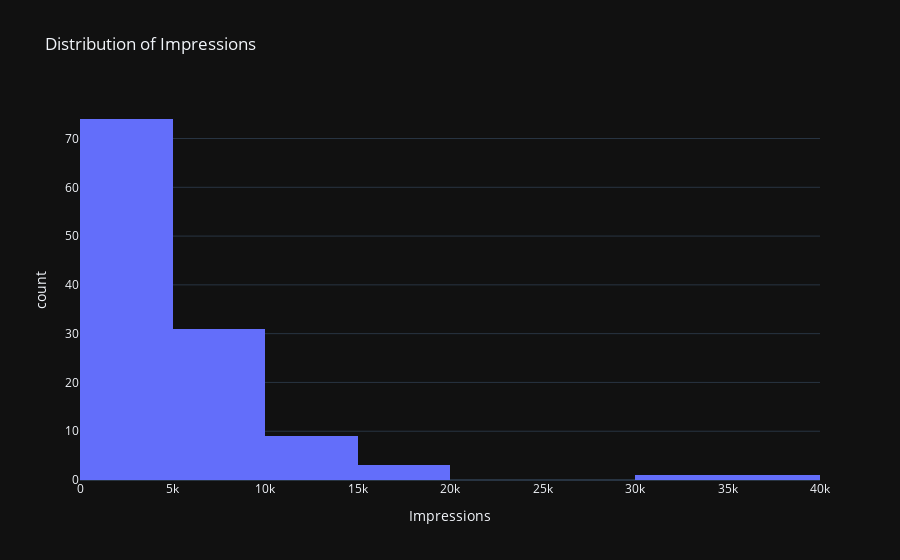

The code cell stored with this chart in its notebook:
### Markdown cell above
### 01 Context Q&A: 
  * What is the main subject or theme of this data?
*->This data is about various Instagram posts and their corresponding statistics on the account Statso*
  * What does the dataset contain in terms of information?
*->The dataset contains information about several Instagram posts. Each post is associated with specific metrics like impressions, interactions from different sources (home, hashtags, explore, other), saves, comments, shares, likes, profile visits, and follows. Additionally, it includes the caption and hashtags used in each post.*
  * What potential uses or applications could this data have?
*->This data can be useful for analyzing post performance, understanding audience behavior, and improving content strategies on Instagram.*
  * Who could benefit from utilizing this dataset?
*->The account owner, the Statso Org, the marketing team, competitors (?), etc.*

### Code cell
fig = px.histogram(df, 
                   x='Impressions', 
                   nbins=10, 
                   title='Distribution of Impressions')
fig.show()

### Figure 1 — Plotly figure (JSON) as saved in the notebook; plotly's stock layout.template omitted (floating-point values rounded to 4 significant figures)
{"data": [{"alignmentgroup": "True", "bingroup": "x", "hovertemplate": "Impressions=%{x}<br>count=%{y}<extra></extra>", "legendgroup": "", "marker": {"color": "#636efa", "pattern": {"shape": ""}}, "name": "", "nbinsx": 10, "offsetgroup": "", "orientation": "v", "showlegend": false, "type": "histogram", "x": [3920, 5394, 4021, 4528, 2518, 3884, 2621, 3541, 3749, 4115, 2218, 3234, 4344, 3216, 9453, 5055, 4002, 3169, 6168, 2407, 2064, 3973, 7281, 3052, 4628, 4082, 5394, 2766, 3924, 3015, 6666, 3854, 4355, 4343, 6108, 2523, 2327, 3990, 2191, 1941, 16062, 4998, 4289, 3880, 3786, 4298, 3630, 2826, 7407, 10386, 2998, 7018, 2941, 6432, 10667, 3988, 4978, 3388, 4467, 3246, 5072, 6339, 4239, 3454, 7571, 3333, 3818, 10933, 5058, 3601, 3480, 3525, 3606, 5542, 6559, 3623, 10493, 4446, 2957, 5538, 4681, 5273, 5055, 4002, 3169, 6168, 2407, 3630, 2826, 7407, 10386, 2998, 3052, 4628, 4082, 5394, 2766, 3924, 3015, 5409, 5323, 8001, 4150, 4609, 6348, 11068, 7231, 17396, 6814, 17713, 5563, 4842, 11149, 10206, 13700, 5731, 4139, 32695, 36919], "xaxis": "x", "yaxis": "y"}], "layout": {"barmode": "relative", "legend": {"tracegroupgap": 0}, "title": {"text": "Distribution of Impressions"}, "xaxis": {"anchor": "y", "domain": [0, 1], "title": {"text": "Impressions"}}, "yaxis": {"anchor": "x", "domain": [0, 1], "title": {"text": "count"}}}}
